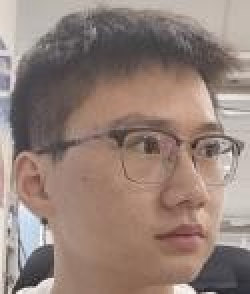
#> input picture data/pic_cu/1_h.jpg, 125 x 147 px, found by its file name (shown 2 times larger)
$ python ssim_difpic_cu_pic.py
#> lines starting #> are read from the running program, lines starting #| are printed output that depends on the picture; long printed decimals are rounded
from skimage.metrics import structural_similarity as ssim
from PIL import Image
import numpy as np
from PIL import Image

def dif_ssim(pic_path1,pic_path2) :
#> called with pic_path1 = 'data/pic_cu/1_h.jpg', pic_path2 = 'data/pic_cu/1_r.jpg'
    image1 = Image.open(pic_path1)
#> image1 is the input picture: PIL image 125x147 RGB; mean R, G, B 148.6, 129.1, 120.6
    image2 = Image.open(pic_path2)
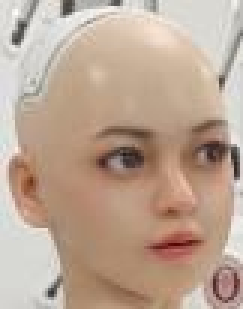
#> input picture data/pic_cu/1_r.jpg, 81 x 103 px, found by its file name (shown 3 times larger)
#> image2 is the input picture: PIL image 81x103 RGB; mean R, G, B 188.3, 165, 147.6

    size1 = image1.size                                                 # 获取两张图片的尺寸
#> size1 = (125, 147)
    size2 = image2.size
#> size2 = (81, 103)

    # 确定统一缩放的尺寸，可以选择较小的图片尺寸或固定尺寸
    new_size = (int(max(size1[0], size2[0],size1[1], size2[1])*0.9), int(max(size1[1], size2[1],size1[1], size2[1])*0.9))
#> new_size = (132, 132)
    image1_resized = image1.resize(new_size, Image.LANCZOS)             # 将两张图片都缩放到相同的大小
    image2_resized = image2.resize(new_size, Image.LANCZOS)
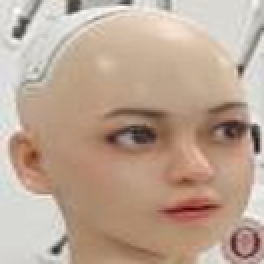
#> image2_resized: PIL image 132x132 RGB (shown 2 times larger); mean R, G, B 188.3, 165, 147.6

    image1_resized.save("image1_resized.png")                           # 保存缩放后的图片（可选）
    image2_resized.save("image2_resized.png")

    print(f"图片1的新尺寸: {image1_resized.size}")                        # 打印结果以确认
#| 图片1的新尺寸: (132, 132)
    print(f"图片2的新尺寸: {image2_resized.size}")
#| 图片2的新尺寸: (132, 132)

    img1 = np.array(image1_resized)
    img2 = np.array(image2_resized)                                     # SSIM: 0.7189714552172249

    win_size = 3                                                        # 确保窗口大小小于或等于图像的最小尺寸  指定较小的窗口大小

    # 计算 SSIM
    similarity_index = ssim(img1, img2, win_size=win_size, channel_axis=-1)
#> similarity_index = 0.461

    # 输出 SSIM
    print(f"SSIM: {similarity_index}")
#| SSIM: 0.4614
    print(f"SSIM: {similarity_index/(new_size[0]*new_size[1])}")
#| SSIM: 2.648172536089253e-05

    return similarity_index,similarity_index/(new_size[0]*new_size[1])

if __name__ == "__main__":
    dif_ssim('data/pic_cu/1_h.jpg','data/pic_cu/1_r.jpg')
    dif_ssim('data/pic_cu/2_h.jpg','data/pic_cu/2_r.jpg')
#> call 2 of dif_ssim, with pic_path1 = 'data/pic_cu/2_h.jpg', pic_path2 = 'data/pic_cu/2_r.jpg'
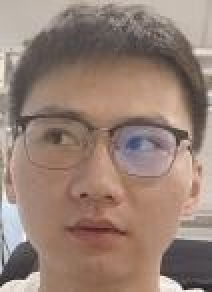
#> input picture data/pic_cu/2_h.jpg, 106 x 146 px, found by its file name (shown 2 times larger)
#> in dif_ssim, image1 is the input picture: PIL image 106x146 RGB; mean R, G, B 150.8, 128.2, 116.8
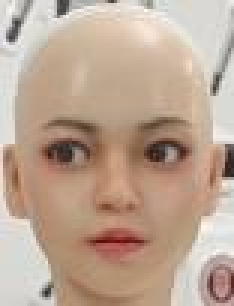
#> input picture data/pic_cu/2_r.jpg, 78 x 102 px, found by its file name (shown 3 times larger)
#> in dif_ssim, image2 is the input picture: PIL image 78x102 RGB; mean R, G, B 189, 165.4, 147.6
#| 图片1的新尺寸: (131, 131)
#| 图片2的新尺寸: (131, 131)
#> in dif_ssim (call 2), `similarity_index = ssim(img1, img2, win_size=win_size, channel_axis=-1)`: similarity_index = 0.492
#| SSIM: 0.4919
#| SSIM: 2.8661130069053854e-05
    dif_ssim('data/pic_cu/3_h.jpg','data/pic_cu/3_r.jpg')
#> call 3 of dif_ssim, with pic_path1 = 'data/pic_cu/3_h.jpg', pic_path2 = 'data/pic_cu/3_r.jpg'
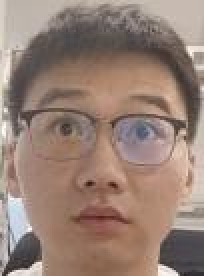
#> input picture data/pic_cu/3_h.jpg, 102 x 138 px, found by its file name (shown 2 times larger)
#> in dif_ssim, image1 is the input picture: PIL image 102x138 RGB; mean R, G, B 150.9, 128, 116.7
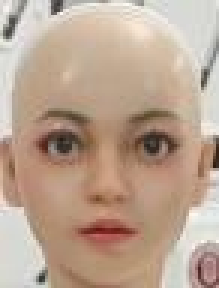
#> input picture data/pic_cu/3_r.jpg, 73 x 96 px, found by its file name (shown 3 times larger)
#> in dif_ssim, image2 is the input picture: PIL image 73x96 RGB; mean R, G, B 187.4, 163.6, 145.4
#> in dif_ssim (call 3), `image2_resized = image2.resize(new_size, Image.LANCZOS)`:
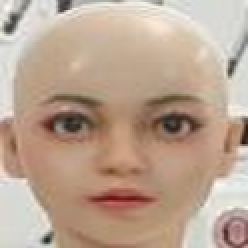
#> image2_resized: PIL image 124x124 RGB (shown 2 times larger); mean R, G, B 187.4, 163.6, 145.4
#| 图片1的新尺寸: (124, 124)
#| 图片2的新尺寸: (124, 124)
#> in dif_ssim (call 3), `similarity_index = ssim(img1, img2, win_size=win_size, channel_axis=-1)`: similarity_index = 0.468
#| SSIM: 0.4676
#| SSIM: 3.0408592304811095e-05
    dif_ssim('data/pic_cu/4_h.jpg','data/pic_cu/4_r.jpg')
#> (the run stopped early here; a loop or call above may not have finished)
